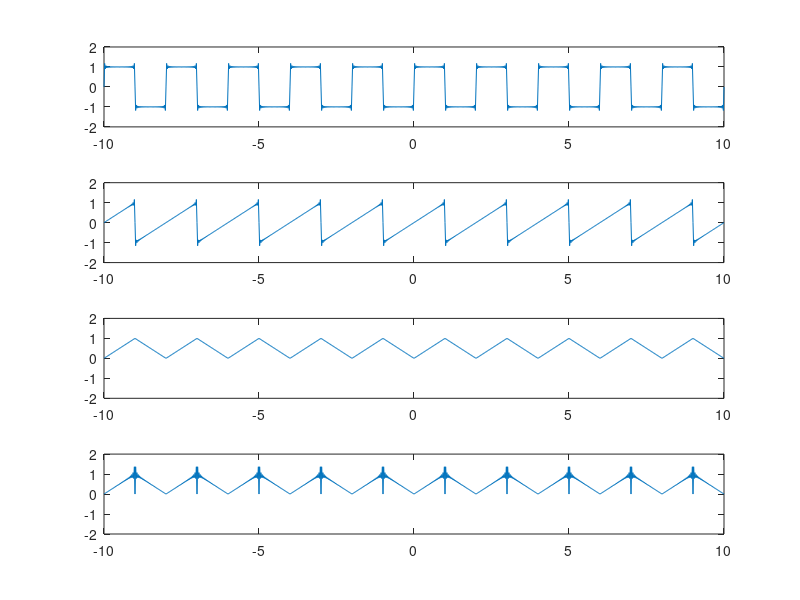

MATLAB code for this plot:
function plotFourierSeries()
    x = -10:0.02:10;
    n = -50:50;
    fn = f(n);
    gn = g(n);
    hn = h(n);
    subplot(4,1,1);
    plot(x,fs(fn,n,x));
    axis([-10,10,-2,2])
    subplot(4,1,2);
    plot(x,fs(gn,n,x));
    axis([-10,10,-2,2])
    subplot(4,1,3);
    plot(x,fs(hn,n,x));
    axis([-10,10,-2,2])
    subplot(4,1,4);
    plot(x,fs(gn,n,x).*fs(fn,n,x));
    axis([-10,10,-2,2])
end

function fn = f(n)
    fn = -2*1i/pi./n;
    fn = fn .* mod(n,2); % even terms are zero
    fn(n==0) = 0; % no offset
end

function gn = g(n)
    gn = 1i/pi./n.*(-1).^n; 
    gn(n==0) = 0; % no offset
end

function hn = h(n)
    hn = -2/(pi.^2)./(n.^2);
    hn = hn .* mod(n,2); % even terms are zero
    hn(n==0) = 0.5; % half up
end

function ts = fs(cs,n,x) % assumes L = 2
    [mx,mc] = meshgrid(x,cs);
    [~,mn] = meshgrid(x,n);
    ts = mc .* exp(1i * pi .* mn .* mx);
    ts = sum(ts,1);
    ts = real(ts);
end
